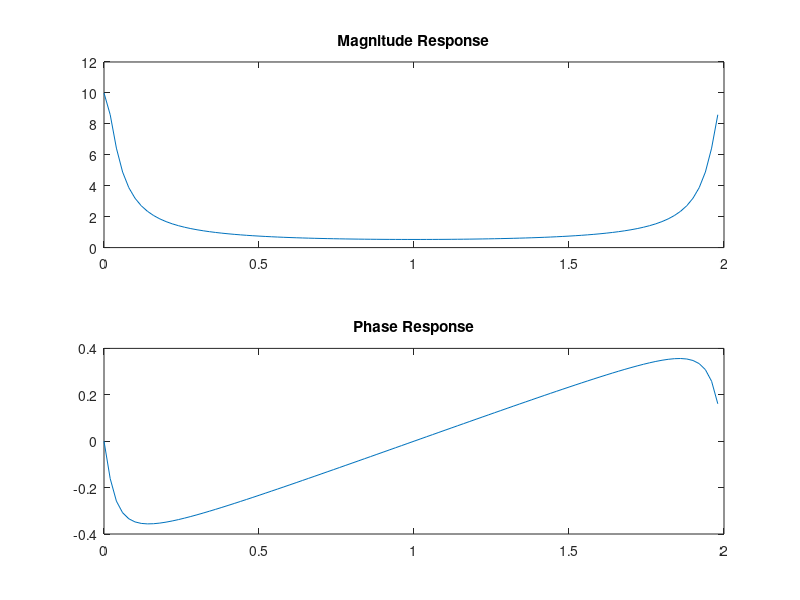

MATLAB code to generate this figure:
a=[1,-0.9];
b=[1,0];
[H,w] = freqz(b,a,100,'whole');
H_m = abs(H); 
H_p = angle(H);
subplot(2,1,1); 
plot(w/pi,H_m);

 
title('Magnitude Response');
subplot(2,1,2); 
plot(w/pi, H_p/pi); 
title('Phase Response');
